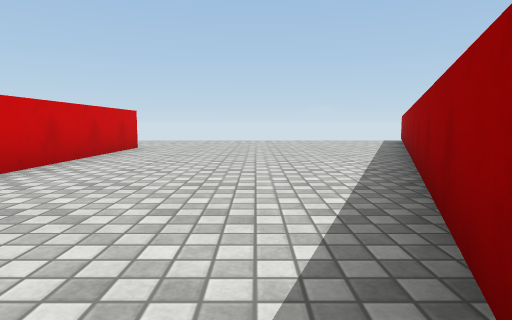
View 1 (above)

13 first-person views from a walk through a scene from a Unity 3-D project. The camera is 0.62 m above the floor, tilts 6° down and sees 75° across. The floor is counted in squares, 1 m on a side. Each view is taken from the middle of a square. On the plan, view 1 faces up. The plan holds only what a view shows up to about 10 squares ahead; the rest is blank. The place goes on beyond the plan. The player is left out. Surface patterns are stand-ins for the level's own textures.

View 2
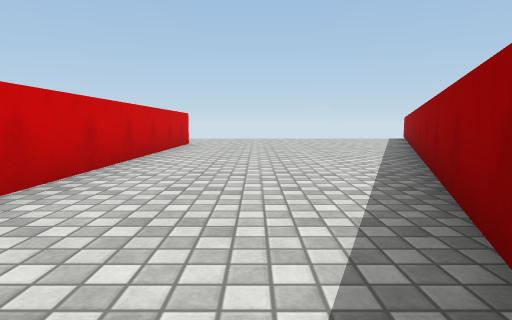

View 3
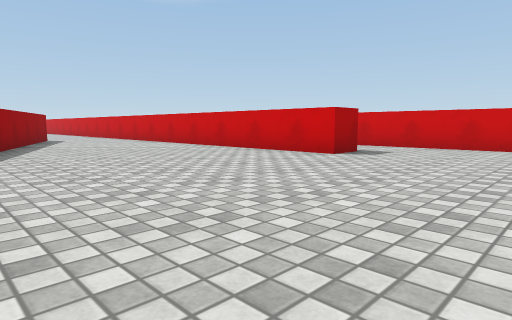

View 4
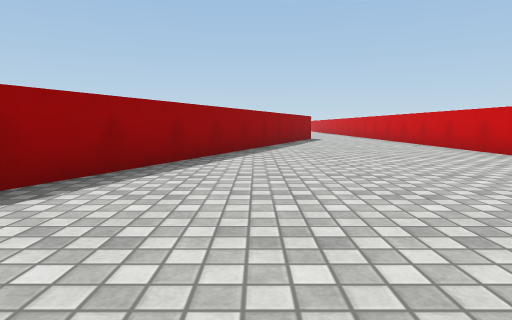

View 5
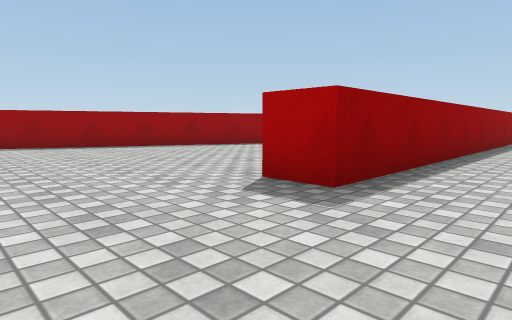

View 6
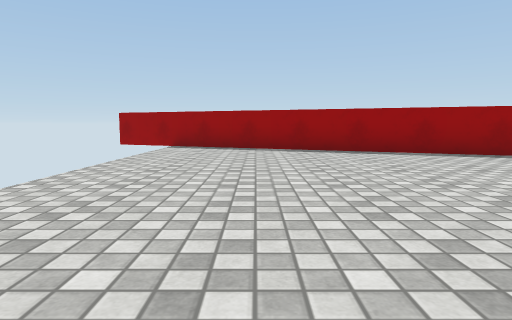

View 7
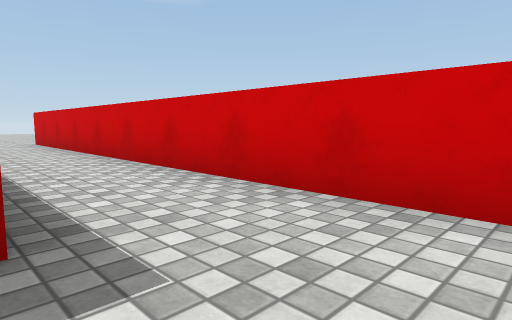

View 8
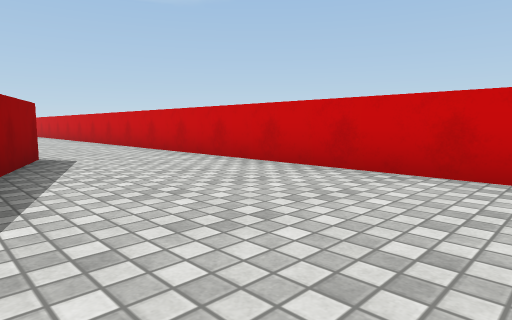

View 9
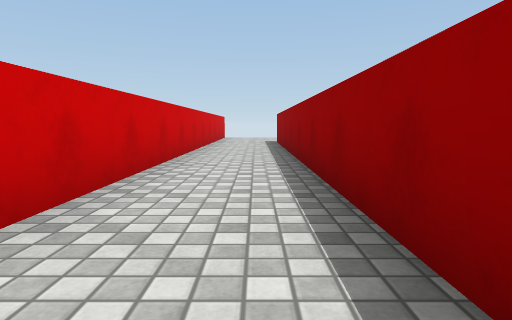

View 10
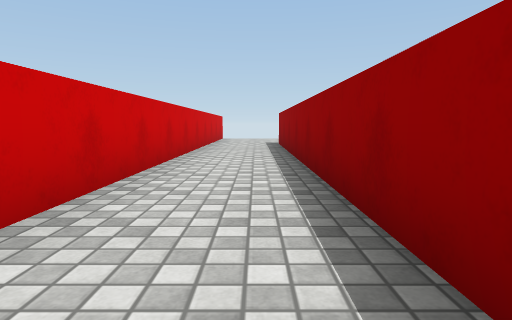

View 11
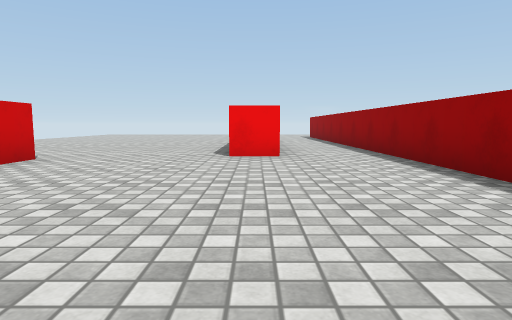

View 12
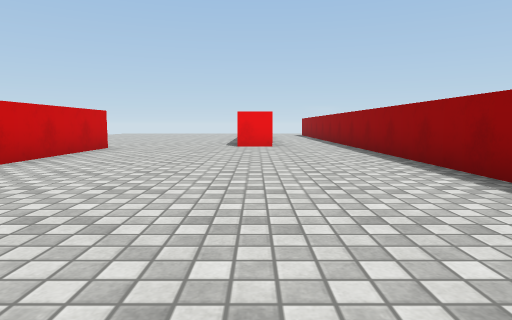

View 13
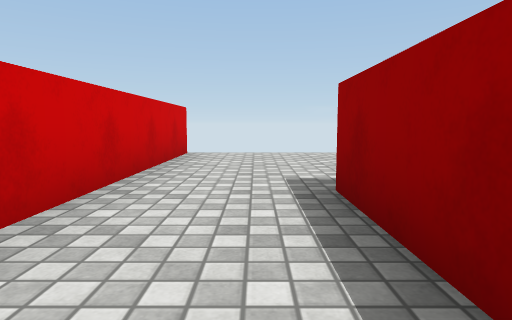

### Floor plan
Points are (right, up) in squares from view 1. A wall is a line through its corners. A room is listed if a view was taken in it or the views show most of it. See-through windows are left out.
Room 1 (views 1, 2, 3, 4, 5, 6, 7, 8, 10, 13)
walls: (-6.5, 13.4) (-6.5, -1.1); (-0.5, -2.1) (6.1, 14); (-4.2, -2.5) (-4.2, 9.1) (-3.2, 9.1) (-3.2, -3.5)
ways out: opening at (-5.5, -1.5) to room 2; opening at (-1.5, -2.5)
Room 2 (views 9, 11, 12)
walls: (-11, -1.9) (-11, -5.9); (-6.5, -1.4) (-7.6, -1.4); (-4.2, -7.5) (-4.2, -2.5)
ways out: opening at (-5.5, -1.5) to room 1

Where each view was taken, in squares from view 1:
view 1: 0 up, 0 right, facing up
view 2: 2 down, 1 left, facing up
view 3: 13 up, 3 right, facing down-left
view 4: 13 up, 2 right, facing down
view 5: 12 up, 6 left, facing down-right
view 6: 11 up, 4 left, facing right
view 7: 11 up, 4 left, facing down-left
view 8: 5 up, 1 right, facing down-left
view 9: 3 down, 5 left, facing up
view 10: 2 down, 5 left, facing up
view 11: 8 down, 7 left, facing up
view 12: 11 down, 7 left, facing up
view 13: 6 up, 5 left, facing up
